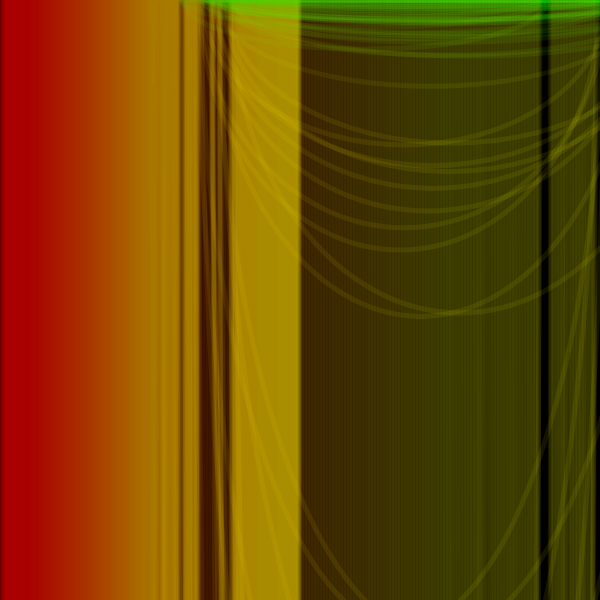
Frame 1 (no input)
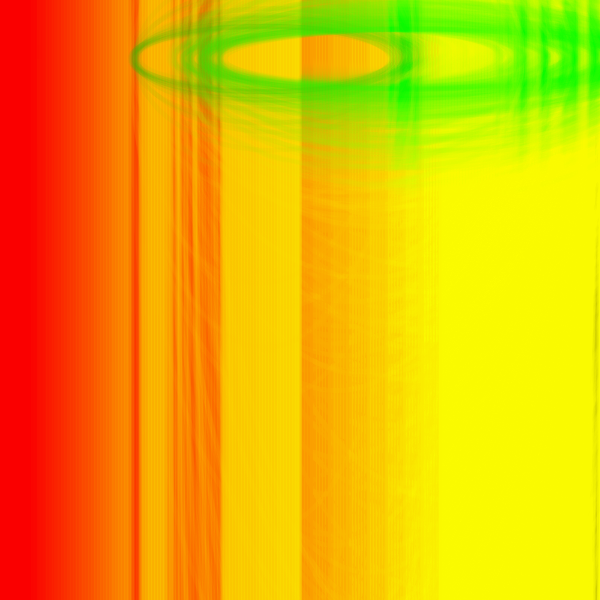
Frame 60 (no input)
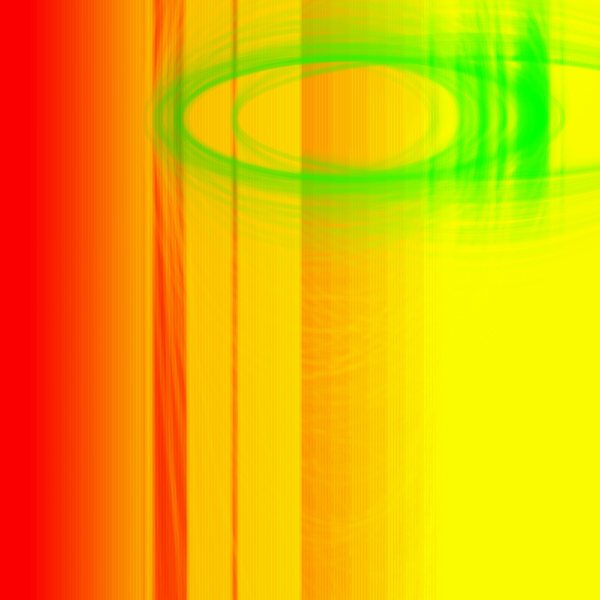
Frame 120 (the mouse pressed at the canvas centre since frame 60)

The p5.js sketch that drew these frames (run headless with seeded random() and noise() and a simulated clock; from frame 60 on, the mouse is pressed at the canvas centre):

// p5.js sketch
// ── sketch.js
//Inspo from

var y = 0;
var h, q;

var shift, shift2;

function setup() {
  w = 600;
  var canvas;
    if(windowWidth>=600 && windowHeight >=600){
      canvas = createCanvas(600, 600);
    }
    else{
      canvas = createCanvas(windowWidth, windowHeight - 100);
    }

  var x = (windowWidth - width) / 2;
  var y = (windowHeight - height) / 2;

  canvas.position(x, y);
  background(0);
  noStroke();
  strokeWeight(5)
  h=width/2;q=width/4
  shift = random(1, 14);
  shift2 = random(20);
}

function draw(){
  noFill()
  if(y<w)for(x=w;x--;ellipse(x,y,x,y+l))

  stroke(l=f((x-h)/q,(y-h)/q), x-50, map(y, 0, 1000, 0, 20), 20)
  y++
}

f=(x,y,n=4)=>n?f(cos(shift2*x)-cos(shift*y),x*x-y*y-2*x*y,n-1):(x-y)**2*10
